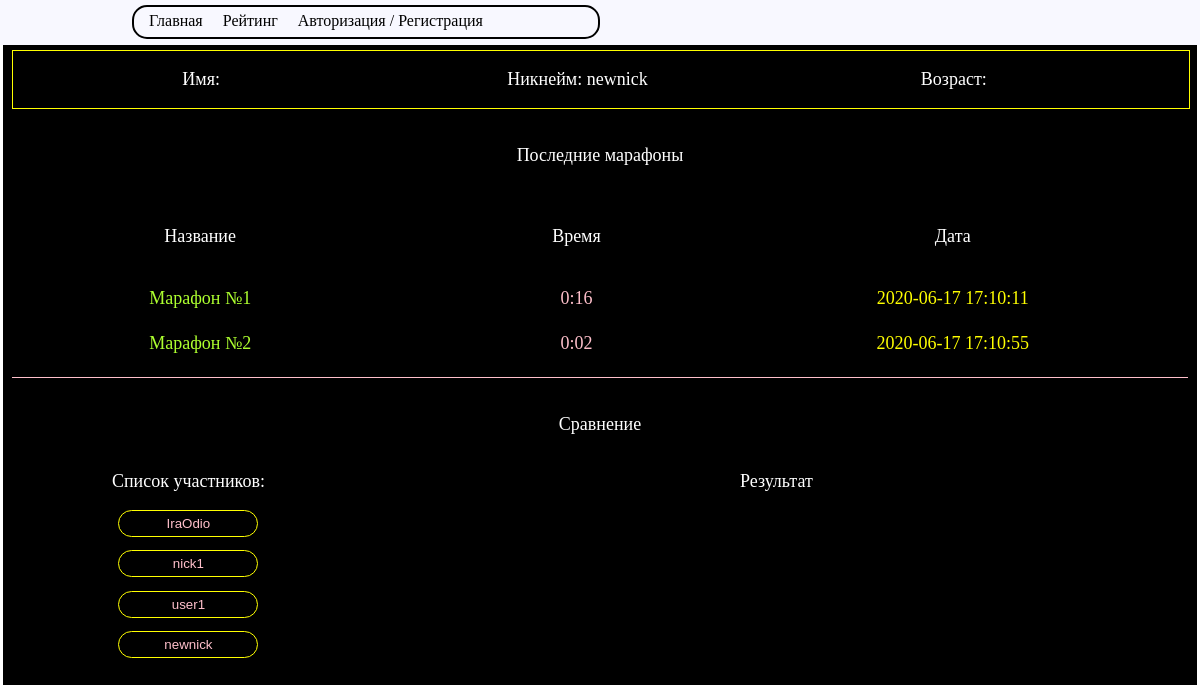
The page /profile.php?us=5 on the database its author committed.
### tables this page shows
CREATE TABLE `user` (
  `id` int(11) NOT NULL,
  `id_account` int(11) NOT NULL,
  `name` varchar(30) DEFAULT NULL,
  `nickname` varchar(30) DEFAULT NULL,
  `age` int(11) DEFAULT NULL,
  `self` text DEFAULT NULL,
  `email` varchar(30) DEFAULT NULL
);

CREATE TABLE `stat` (
  `id` int(11) NOT NULL,
  `id_user` int(11) NOT NULL,
  `nickname` varchar(30) NOT NULL,
  `maraphon` varchar(30) NOT NULL,
  `score` varchar(30) NOT NULL,
  `date_at` timestamp NOT NULL
);

### backend/config/db.php (called while the page is built)
<?php
return [
    'xz' => 'mysql:host=localhost;dbname=goa',
    'user' =>'root',
    'password' =>''
];

### backend/classes/db.php (called while the page is built, shortened)
<?php
class db
{
    protected $pdo;
    protected static $instance;
    protected function __construct()
    {
        try{
            $db = $this->config = require __DIR__.'/../config/db.php';
            $options =[
                \PDO::ATTR_ERRMODE => \PDO::ERRMODE_EXCEPTION,
                \PDO::ATTR_DEFAULT_FETCH_MODE => \PDO::FETCH_ASSOC
            ];
            $this->pdo=new \PDO($db['xz'],$db['user'],$db['password'],$options);
        } catch (\PDOException $e){
            print "Error!: " . $e->getMessage();
        }
    }
    public static function getInstance(){
        if(self::$instance===null){
            self::$instance = new self;
        }
        return self::$instance;
    }
    public function query($sql,$params = []){
        $stmt = $this->pdo->prepare($sql);
        $res= $stmt->execute($params);
        if($res !==false){
            return $stmt->fetchAll();
        }
        return [];
    }
}

### backend/prolog2.php (called while the page is built, shortened)
<?php
$APPLICATION = db::getInstance();

### profile.php (the view, shortened to what this page needs)
<?php include 'backend/prolog2.php' ?>
<?php
$userId = $_GET['us'];
$profile = $APPLICATION->query("SELECT * from user where id = ?",[$userId]);
$stat = $APPLICATION->query("Select * from stat where id_user = ?",[$userId]);
$compares = $APPLICATION->query("Select id, nickname from user");
?>
<?php include 'template/header.php' ?>
<div class="content ProfileContent">
<div class="ProfilePage">
    <div class="ProfileRow">
        <div class="ProfileInfo">
            <?php foreach ($profile as $item): ?>
            <div class="ProfileName">
                Имя: <?= $item['name'] ?>
            </div>
            <div class="ProfileNickname">
                Никнейм: <?= $item['nickname'] ?>
            </div>
            <div class="ProfileAge">
                Возраст: <?= $item['age'] ?>
            </div>
            <?php endforeach; ?>
        </div>
    </div>
    <div class="ProfileRow">
        <div class="ProfileStat">
            <div class="ProfileStatTitle">
                Последние марафоны
            </div>
            <div class="ProfileStatResultTitle">
                <div class="ProfileStatColumn ProfileStatColumn-Maraphon">
                    Название
                </div>
                <div class="ProfileStatColumn ProfileStatColumn-Score">
                    Время
                </div>
                <div class="ProfileStatColumn ProfileStatColumn-Date">
                    Дата
                </div>
            </div>
            <?php foreach ($stat as $item): ?>
                <div class="ProfileStatResult">
                    <div class="ProfileStatColumn ProfileStatColumn-Maraphon-value">
                        <?= $item['maraphon'] ?>
                    </div>
                    <div class="ProfileStatColumn ProfileStatColumn-Score-value">
                        <?= $item['score'] ?>
                    </div>
                    <div class="ProfileStatColumn ProfileStatColumn-Date-value">
                        <?= $item['date_at'] ?>
                    </div>
                </div>
            <?php endforeach; ?>
        </div>
    </div>
    <div class="ProfileRow">
        <div class="ProfileCompare">
            <div class="ProfileCompareTitle">
                Сравнение
            </div>
            <div class="ProfileCompare-Row">
                <div class="ProfileCompare-Col-3">
                    <div class="ProfileCompare-ListProfiles">
                        <div class="ListProfiles-Title">
                            Список участников:
                        </div>
                        <div class="ListProfiles-Result">
                            <?php foreach ($compares as $item): ?>
                            <button data-us="<?=$item['id'] ?>" onclick="onclickCompare(this)" class="ListProfiles-ButtonProfile"><?=$item['nickname'] ?></button>
                            <?php endforeach; ?>
                        </div>
                    </div>
                </div>
                <div class="ProfileCompare-Col-7">
                    <div class="ListProfiles-Title">
                        Результат <div id="CompareNicknameResultJs" class="CompareNicknameResultJs"></div>
                    </div>
                    <div id="ProfileCompare-Result" class="ProfileCompare-Result">
                    </div>
                </div>
            </div>
        </div>
    </div>
</div>
</div>

### index.css (style rules this page uses)
:root { font-size: 16px; }
body { margin: 0;padding: 0; }

### template/style.css (style rules this page uses)
.content { padding:5px 9px; width: 98%;height: 100vh; margin: 0 auto; }
.ProfileContent { background-color: black; color:white; font-size: 18px; }
.ProfilePage { display: flex; flex-flow: column; }
.ProfileRow { display: flex; flex-flow: row wrap; flex:0 0 100%; }
.ProfileRow + .ProfileRow { margin-top: 1em; }
.ProfileInfo { flex: 0 0 100%; display: flex; flex-flow: row wrap; text-align: center; border:1px solid yellow; }
.ProfileInfo [class*="Profile"] { margin: 1em 0; }
.ProfileName,.ProfileNickname,.ProfileAge { flex: 0 0 32%; }
.ProfileStat { display: flex; flex-flow: row wrap; flex:0 0 100%; text-align: center; height: 250px; overflow: auto; border-bottom: 1px solid pink; }
.ProfileStatTitle { flex:0 0 100%; margin: 1em 0; }
.ProfileStatResult { flex: 0 0 100%; display: flex; flex-flow: row wrap; }
.ProfileStatResultTitle { flex: 0 0 100%; display: flex; flex-flow: row wrap; padding: 1em 0; }
.ProfileStatColumn { display: flex; flex-flow: column; flex: 0 0 32%; }
.ProfileStatColumn-Maraphon-value { color:greenyellow; }
.ProfileStatColumn-Score-value { color: pink; }
.ProfileStatColumn-Date-value { color:yellow; }
.ProfileCompare { display: flex; flex-flow: column; flex: 0 0 100%; text-align: center; }
.ProfileCompareTitle { margin: 1em 0; }
.ListProfiles-Title { margin: 1em 0; }
.ListProfiles-Result { display: inline-flex; flex-flow: column; overflow: auto; height: 150px; }
.ListProfiles-ButtonProfile { outline: none; border:1px solid yellow; padding: 5px 45px; background: black; color:pink; border-radius: 15px; cursor: pointer; transition: 0.7s; }
.ListProfiles-ButtonProfile + .ListProfiles-ButtonProfile { margin-top: 1em ; }
.ProfileCompare-Result { overflow: auto; height: 150px; }
.ProfileCompare-Row { display: flex; flex-flow: row wrap; flex:0 0 100%; }
.ProfileCompare-Col-3 { flex:0 0 30%; }
.ProfileCompare-Col-7 { flex:0 0 70%; }

### rows shown on the page
user: nickname "newnick"
stat: maraphon "Марафон №1", score "0:16", date_at "2020-06-17 17:10:11"
stat: maraphon "Марафон №2", score "0:02", date_at "2020-06-17 17:10:55"
user: nickname "IraOdio"
user: nickname "nick1"
user: nickname "user1"
